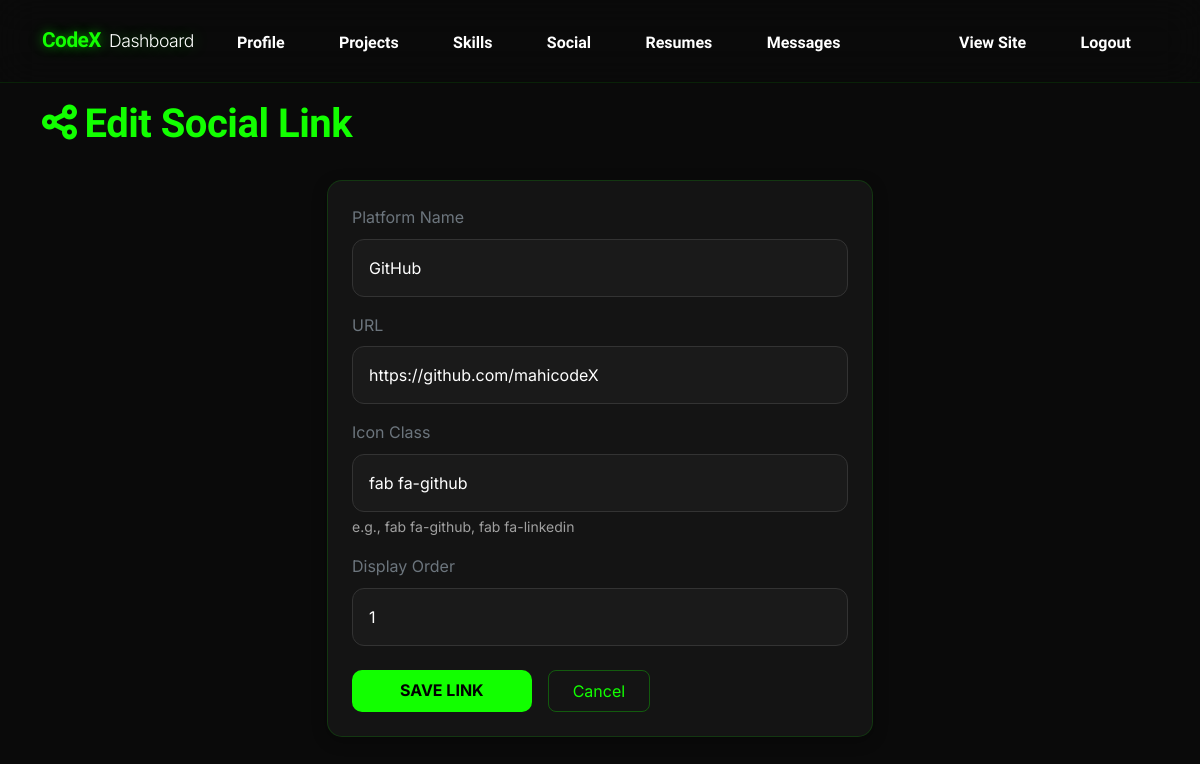
The page /dashboard/social-links/1/edit/ (signed in) on the database its author committed.
### user/models.py (models this page shows, shortened)
class SocialLink(models.Model):
    platform_name = models.CharField(max_length=50)
    url = models.URLField()
    icon = models.CharField(max_length=50, blank=True, help_text="FontAwesome icon class")
    order = models.PositiveIntegerField(default=0)
    class Meta:
        ordering = ['order']

### dashboard/views.py (the view)
# urls.py: path('social-links/<int:pk>/edit/', views.edit_social_link, name='edit_social_link'),
@login_required
def edit_social_link(request, pk):
    social_link = get_object_or_404(SocialLink, pk=pk)
    if request.method == 'POST':
        form = SocialLinkForm(request.POST, instance=social_link)
        if form.is_valid():
            form.save()
            messages.success(request, 'Social link updated successfully!')
            return redirect('dashboard:social_links')
    else:
        form = SocialLinkForm(instance=social_link)
    return render(request, 'dashboard/social_link_form.html', {'form': form, 'title': 'Edit Social Link'})

### dashboard/forms.py
class SocialLinkForm(forms.ModelForm):
    class Meta:
        model = SocialLink
        fields = ['platform_name', 'url', 'icon', 'order']
    def __init__(self, *args, **kwargs):
        super().__init__(*args, **kwargs)
        for name, field in self.fields.items():
            if isinstance(field.widget, forms.Select):
                field.widget.attrs.update({'class': 'form-select'})
            else:
                field.widget.attrs.update({'class': 'form-control'})

### templates/dashboard/social_link_form.html (shortened to what this page needs)
{% extends 'dashboard/base_dashboard.html' %}
{% block dashboard_content %}
<div class="row mb-4">
    <div class="col-12">
        <h1 class="text-green" style="font-family:'Lexend',sans-serif;"><i class="fas fa-share-alt me-2"></i>{{ title }}</h1>
    </div>
</div>
<div class="row">
    <div class="col-lg-6 mx-auto">
        <div class="card" style="background: #111; border: 1px solid rgba(18,255,0,0.1); border-radius: 14px;">
            <div class="card-body p-4">
                <form method="post">
                    <div class="mb-3">
                        <label for="{{ form.platform_name.id_for_label }}" class="form-label text-muted">Platform Name</label>
                        {{ form.platform_name }}
                    </div>
                    <div class="mb-3">
                        <label for="{{ form.url.id_for_label }}" class="form-label text-muted">URL</label>
                        {{ form.url }}
                    </div>
                    <div class="mb-3">
                        <label for="{{ form.icon.id_for_label }}" class="form-label text-muted">Icon Class</label>
                        {{ form.icon }}
                        <div class="form-text">e.g., fab fa-github, fab fa-linkedin</div>
                    </div>
                    <div class="mb-3">
                        <label for="{{ form.order.id_for_label }}" class="form-label text-muted">Display Order</label>
                        {{ form.order }}
                    </div>
                    <div class="d-flex gap-3 mt-4">
                        <button type="submit" class="btn-primary-green px-5 py-2">Save Link</button>
                        <a href="{% url 'dashboard:social_links' %}" class="btn px-4 py-2 text-decoration-none" style="border: 1px solid rgba(18,255,0,0.3); color: #12ff00; border-radius: 8px;">Cancel</a>
                    </div>
                </form>
            </div>
        </div>
    </div>
</div>
{% endblock %}

### static/css/style.css (style rules this page uses)
:root { --primary-color: #12ff00; --bg-dark: #0a0a0a; --bg-card: #141414; --text-main: #ffffff; --text-muted: #a0a0a0; --transition: all 0.4s cubic-bezier(0.175, 0.885, 0.32, 1.275); --font-heading: 'Lexend', sans-serif; --font-body: 'Inter', sans-serif; }
body { background-color: var(--bg-dark); color: var(--text-main); font-family: var(--font-body); line-height: 1.6; overflow-x: hidden; }
h1, h2, h3, h4, h5, h6 { color: var(--primary-color); font-family: var(--font-heading); font-weight: 700; letter-spacing: -0.5px; }
.text-green { color: var(--primary-color) !important; }
.btn-primary-green { background: var(--primary-color); color: #000; border: none; padding: 0.8rem 2.5rem; border-radius: 10px; font-weight: 700; transition: var(--transition); text-transform: uppercase; text-decoration: none; display: inline-block; }
.form-control, .form-select { background: #1a1a1a; border: 1px solid #333; color: #fff; padding: 1rem; border-radius: 12px; transition: var(--transition); }
.card { background: var(--bg-card) !important; border: 1px solid rgba(18, 255, 0, 0.15) !important; border-radius: 15px !important; color: var(--text-main) !important; box-shadow: 0 4px 15px rgba(0, 0, 0, 0.3) !important; }
.form-text { color: var(--text-muted) !important; }

### rows shown on the page
SocialLink: platform_name "GitHub", url "https://github.com/mahicodeX", icon "fab fa-github", order "1"

### other values the page prints
{{ title }} "Edit Social Link"
